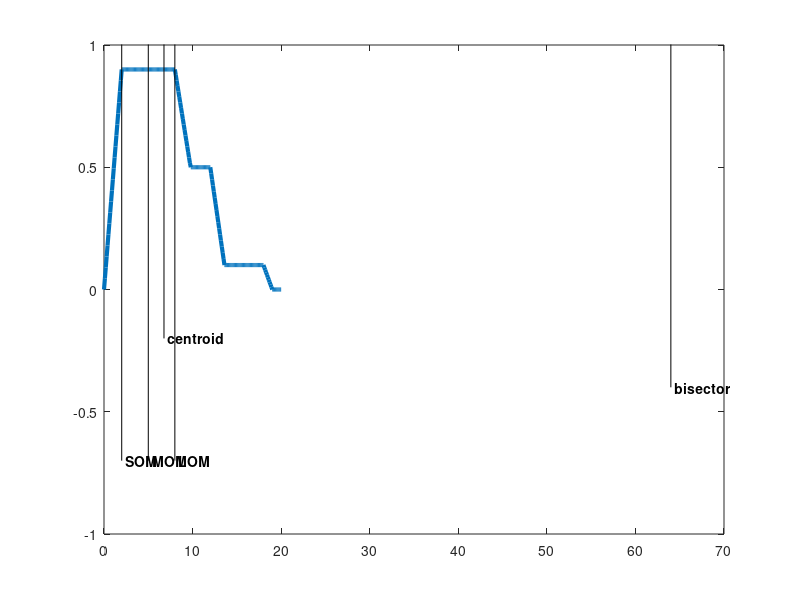

This figure's MATLAB source: (Note: this script raises an error after producing the figure.)
% https://www.mathworks.com/help/fuzzy/defuzzification-methods.html

x = 0:0.1:20;

mf1 = trapmf(x,[0 2 8 12]);
mf2 = trapmf(x,[5 7 12 14]);
mf3 = trapmf(x,[12 13 18 19]);
mf = max(0.5*mf2,max(0.9*mf1,0.1*mf3));

plot(x,mf,'LineWidth',3)
ylim([-1 1])

xCentroid = defuzz(x,mf,'centroid');
xBisector = defuzz(x,mf,'bisector');
xMOM = defuzz(x,mf,'mom');
xSOM = defuzz(x,mf,'som');
xLOM = defuzz(x,mf,'lom');

hCentroid = line([xCentroid xCentroid],[-0.2 1.2],'Color','k'); 
tCentroid = text(xCentroid,-0.2,' centroid','FontWeight','bold');
hBisector = line([xBisector xBisector],[-0.4 1.2],'Color','k'); 
tBisector = text(xBisector,-0.4,' bisector','FontWeight','bold');
hMOM = line([xMOM xMOM],[-0.7 1.2],'Color','k'); 
tMOM = text(xMOM,-0.7,' MOM','FontWeight','bold');
hSOM = line([xSOM xSOM],[-0.7 1.2],'Color','k'); 
tSOM = text(xSOM,-0.7,' SOM','FontWeight','bold');
hLOM = line([xLOM xLOM],[-0.7 1.2],'Color','k'); 
tLOM = text(xLOM,-0.7,' LOM','FontWeight','bold');

gray = 0.7*[1 1 1];

hBisector.Color = gray;
tBisector.Color = gray;
hCentroid.Color = 'red';
tCentroid.Color = 'red';
hMOM.Color = gray;
tMOM.Color = gray;
hSOM.Color = gray;
tSOM.Color = gray;
hLOM.Color = gray;
tLOM.Color = gray;
